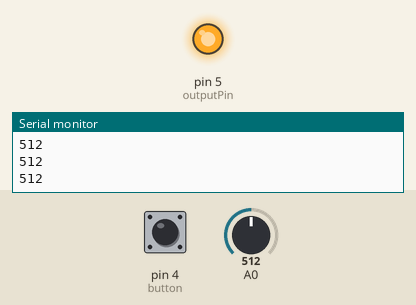
Recording of a sketch running on a simulated Arduino Uno, built with avr-gcc and run on an emulated ATmega328P. Shown: output pins drawn as LEDs (lit = HIGH), the last lines printed to the serial monitor. The inputs (shaded band) are chosen by the test bench; at power-on: A0 = 512, pin 4 (button) LOW.

Above: at 1.2 s.
1.3 s: A0 set to 791
2.8 s: A0 set to 816
At 4.0 s:
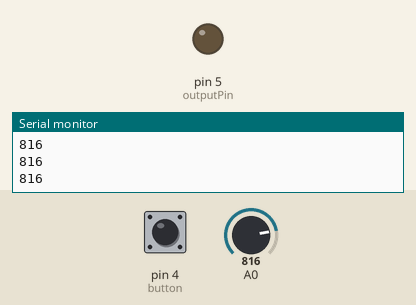
4.3 s: A0 set to 790
At 5.1 s:
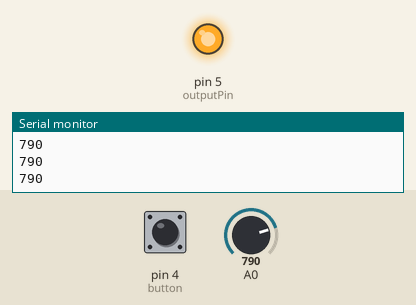
5.8 s: A0 set to 810
At 6.4 s:
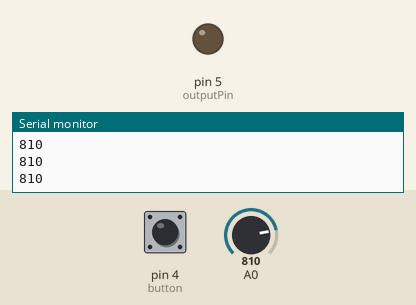
Timing chart, 0 to 8.3 s (numbered marks = the images above; inputs shaded):
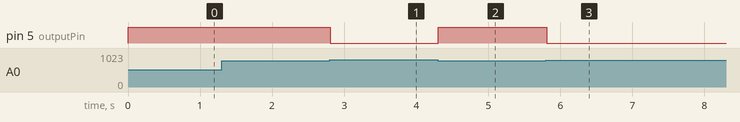

The sketch:

Irrigation-Arduino-code.ino
```cpp
#include "Bounce2.h"

const int outputPin = 5;
const int button = 4;
int Schwellenwert = 800;
int Feuchtigkeit;
int arraySize = 10;
int elements = 0;
unsigned long startTime = 0;
unsigned long timeSeconds = 0;
unsigned long *timestamps;
unsigned long elapsedTime;

Bounce buttonPush = Bounce();


void setup() {
	Serial.begin(9600);
	pinMode(outputPin, OUTPUT);
  	timestamps = (unsigned long *)malloc(arraySize * sizeof(unsigned long));

  	buttonPush.attach(button,INPUT);
  	buttonPush.interval(20);
}

void loop() {


  Feuchtigkeit = analogRead(A0);
  Serial.println(Feuchtigkeit);

  if (Feuchtigkeit < Schwellenwert && startTime == 0) {
      startTime = millis();
 	  digitalWrite(outputPin, HIGH);

  }
	else if(Feuchtigkeit >= Schwellenwert && startTime!=0){
      elapsedTime = millis() - startTime;
      startTime = 0;
  	  digitalWrite(outputPin, LOW);

	}
  if(elements >= arraySize){
    arraySize *= 2;
    timestamps = (unsigned long *)realloc(timestamps, arraySize * sizeof(unsigned long));
  }
  timestamps[elements++] = elapsedTime / 1000;
  if(buttonPush.update()){
    if(buttonPush.fell()){
      for(int i = 0; i < arraySize; i++){
        Serial.println(timestamps[i]);
      }
    }
  }
}
```

Measured:
- the behaviour switches between 799 and 800 on A0 (found by bisection; images 0 and 1)
- after the input at 2.8 s, pin 5 (outputPin): HIGH → LOW at once
- after the input at 4.3 s, pin 5 (outputPin): LOW → HIGH at once
- after the input at 5.8 s, pin 5 (outputPin): HIGH → LOW at once
